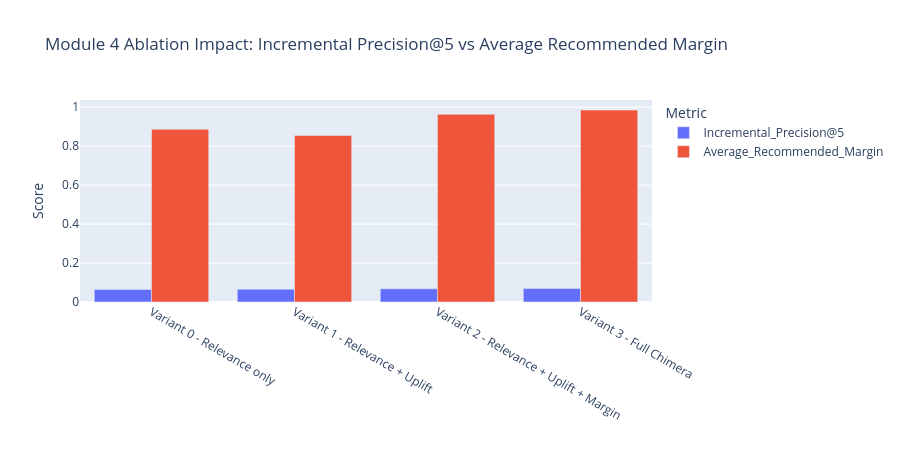
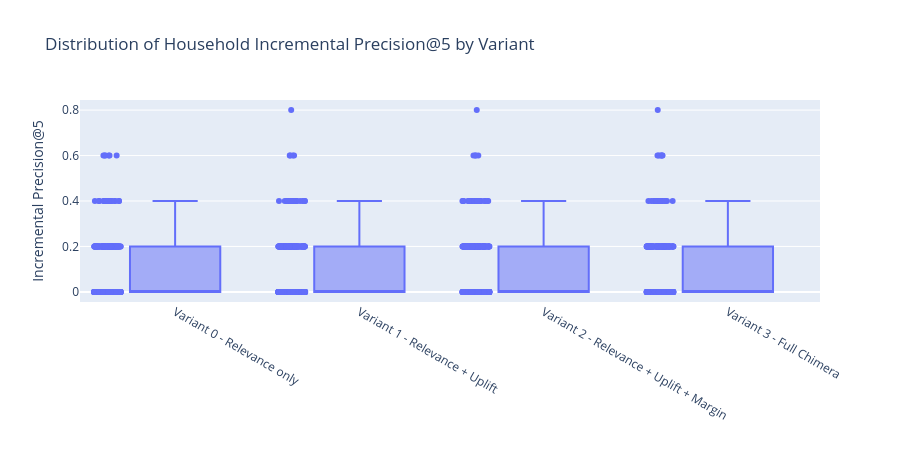
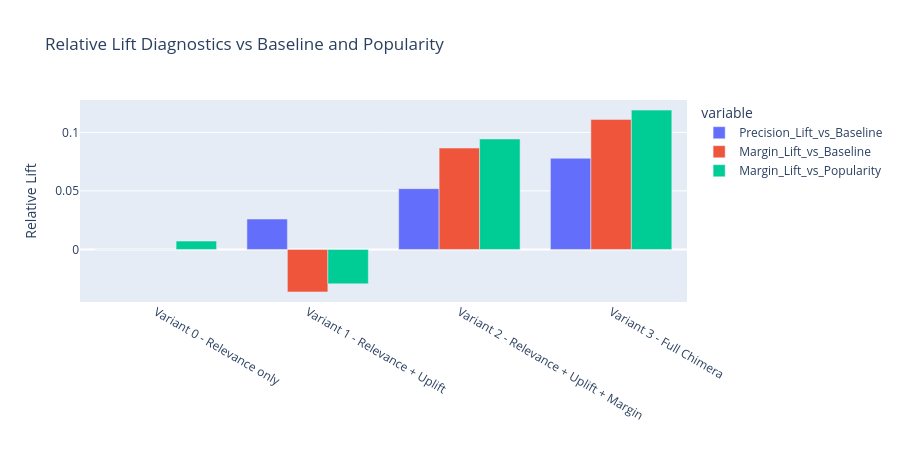
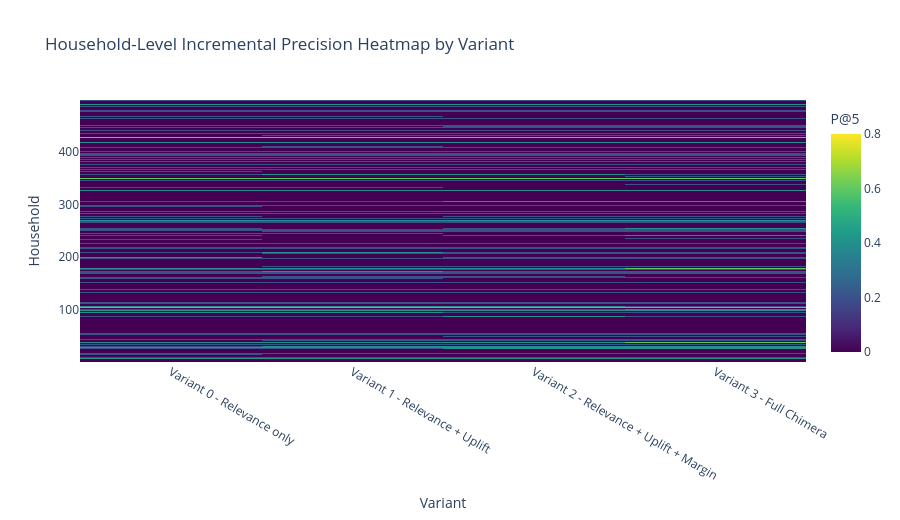

The code cell stored with these charts, in order, in its notebook:
### Code cell
FIGURES.mkdir(parents=True, exist_ok=True)

summary_long = ablation_summary.melt(
    id_vars='Variant',
    value_vars=['Incremental_Precision@5', 'Average_Recommended_Margin'],
    var_name='Metric',
    value_name='Value',
)

fig_ablation = px.bar(
    summary_long,
    x='Variant',
    y='Value',
    color='Metric',
    barmode='group',
    title='Module 4 Ablation Impact: Incremental Precision@5 vs Average Recommended Margin',
)
fig_ablation.update_layout(height=460, xaxis_title='', yaxis_title='Score')
fig_ablation.show()

fig_precision_box = px.box(
    variant_user_metrics_long,
    x='Variant',
    y='incremental_precision_at_5',
    points='all',
    title='Distribution of Household Incremental Precision@5 by Variant',
)
fig_precision_box.update_layout(height=460, xaxis_title='', yaxis_title='Incremental Precision@5')
fig_precision_box.show()

fig_lift = px.bar(
    ablation_summary,
    x='Variant',
    y=['Precision_Lift_vs_Baseline', 'Margin_Lift_vs_Baseline', 'Margin_Lift_vs_Popularity'],
    barmode='group',
    title='Relative Lift Diagnostics vs Baseline and Popularity',
)
fig_lift.update_layout(height=460, xaxis_title='', yaxis_title='Relative Lift')
fig_lift.show()

heatmap_data = variant_user_metrics_long.pivot_table(
    index='household_key',
    columns='Variant',
    values='incremental_precision_at_5',
    aggfunc='mean',
).fillna(0.0)

if not heatmap_data.empty:
    fig_heatmap = go.Figure(
        data=go.Heatmap(
            z=heatmap_data.values,
            x=heatmap_data.columns,
            y=heatmap_data.index,
            colorscale='Viridis',
            colorbar=dict(title='P@5'),
        )
    )
    fig_heatmap.update_layout(
        title='Household-Level Incremental Precision Heatmap by Variant',
        xaxis_title='Variant',
        yaxis_title='Household',
        height=520,
    )
    fig_heatmap.show()

fig_ablation.write_html(FIGURES / 'ablation_lift_chart.html')
fig_precision_box.write_html(FIGURES / 'ablation_precision_distribution.html')
fig_lift.write_html(FIGURES / 'ablation_relative_lift.html')
if not heatmap_data.empty:
    fig_heatmap.write_html(FIGURES / 'ablation_household_heatmap.html')

print('saved figures:', FIGURES / 'ablation_lift_chart.html')
print('saved figures:', FIGURES / 'ablation_precision_distribution.html')
print('saved figures:', FIGURES / 'ablation_relative_lift.html')
if not heatmap_data.empty:
    print('saved figures:', FIGURES / 'ablation_household_heatmap.html')

### Figure 1 — Plotly figure (JSON) as saved in the notebook; plotly's stock layout.template omitted (floating-point values rounded to 4 significant figures)
{"data": [{"alignmentgroup": "True", "hovertemplate": "Metric=Incremental_Precision@5<br>Variant=%{x}<br>Value=%{y}<extra></extra>", "legendgroup": "Incremental_Precision@5", "marker": {"color": "#636efa", "pattern": {"shape": ""}}, "name": "Incremental_Precision@5", "offsetgroup": "Incremental_Precision@5", "orientation": "v", "showlegend": true, "textposition": "auto", "type": "bar", "x": ["Variant 0 - Relevance only", "Variant 1 - Relevance + Uplift", "Variant 2 - Relevance + Uplift + Margin", "Variant 3 - Full Chimera"], "xaxis": "x", "y": [0.0643, 0.06597, 0.06764, 0.06931], "yaxis": "y"}, {"alignmentgroup": "True", "hovertemplate": "Metric=Average_Recommended_Margin<br>Variant=%{x}<br>Value=%{y}<extra></extra>", "legendgroup": "Average_Recommended_Margin", "marker": {"color": "#EF553B", "pattern": {"shape": ""}}, "name": "Average_Recommended_Margin", "offsetgroup": "Average_Recommended_Margin", "orientation": "v", "showlegend": true, "textposition": "auto", "type": "bar", "x": ["Variant 0 - Relevance only", "Variant 1 - Relevance + Uplift", "Variant 2 - Relevance + Uplift + Margin", "Variant 3 - Full Chimera"], "xaxis": "x", "y": [0.8868, 0.8547, 0.9637, 0.9854], "yaxis": "y"}], "layout": {"barmode": "group", "height": 460, "legend": {"title": {"text": "Metric"}, "tracegroupgap": 0}, "title": {"text": "Module 4 Ablation Impact: Incremental Precision@5 vs Average Recommended Margin"}, "xaxis": {"anchor": "y", "domain": [0, 1], "title": {"text": ""}}, "yaxis": {"anchor": "x", "domain": [0, 1], "title": {"text": "Score"}}}}

### Figure 2 — Plotly figure (JSON) as saved in the notebook; plotly's stock layout.template omitted (floating-point values rounded to 4 significant figures; data arrays with more than 128 entries replaced by an {"elided": "..."} marker saying what was removed)
{"data": [{"alignmentgroup": "True", "boxpoints": "all", "hovertemplate": "Variant=%{x}<br>incremental_precision_at_5=%{y}<extra></extra>", "legendgroup": "", "marker": {"color": "#636efa"}, "name": "", "notched": false, "offsetgroup": "", "orientation": "v", "showlegend": false, "type": "box", "x": {"elided": "1916 str values"}, "x0": " ", "xaxis": "x", "y": {"elided": "1916 float values"}, "y0": " ", "yaxis": "y"}], "layout": {"boxmode": "group", "height": 460, "legend": {"tracegroupgap": 0}, "title": {"text": "Distribution of Household Incremental Precision@5 by Variant"}, "xaxis": {"anchor": "y", "domain": [0, 1], "title": {"text": ""}}, "yaxis": {"anchor": "x", "domain": [0, 1], "title": {"text": "Incremental Precision@5"}}}}

### Figure 3 — Plotly figure (JSON) as saved in the notebook; plotly's stock layout.template omitted (floating-point values rounded to 4 significant figures)
{"data": [{"alignmentgroup": "True", "hovertemplate": "variable=Precision_Lift_vs_Baseline<br>Variant=%{x}<br>value=%{y}<extra></extra>", "legendgroup": "Precision_Lift_vs_Baseline", "marker": {"color": "#636efa", "pattern": {"shape": ""}}, "name": "Precision_Lift_vs_Baseline", "offsetgroup": "Precision_Lift_vs_Baseline", "orientation": "v", "showlegend": true, "textposition": "auto", "type": "bar", "x": ["Variant 0 - Relevance only", "Variant 1 - Relevance + Uplift", "Variant 2 - Relevance + Uplift + Margin", "Variant 3 - Full Chimera"], "xaxis": "x", "y": [0.0, 0.02597, 0.05195, 0.07792], "yaxis": "y"}, {"alignmentgroup": "True", "hovertemplate": "variable=Margin_Lift_vs_Baseline<br>Variant=%{x}<br>value=%{y}<extra></extra>", "legendgroup": "Margin_Lift_vs_Baseline", "marker": {"color": "#EF553B", "pattern": {"shape": ""}}, "name": "Margin_Lift_vs_Baseline", "offsetgroup": "Margin_Lift_vs_Baseline", "orientation": "v", "showlegend": true, "textposition": "auto", "type": "bar", "x": ["Variant 0 - Relevance only", "Variant 1 - Relevance + Uplift", "Variant 2 - Relevance + Uplift + Margin", "Variant 3 - Full Chimera"], "xaxis": "x", "y": [0.0, -0.03625, 0.08663, 0.1111], "yaxis": "y"}, {"alignmentgroup": "True", "hovertemplate": "variable=Margin_Lift_vs_Popularity<br>Variant=%{x}<br>value=%{y}<extra></extra>", "legendgroup": "Margin_Lift_vs_Popularity", "marker": {"color": "#00cc96", "pattern": {"shape": ""}}, "name": "Margin_Lift_vs_Popularity", "offsetgroup": "Margin_Lift_vs_Popularity", "orientation": "v", "showlegend": true, "textposition": "auto", "type": "bar", "x": ["Variant 0 - Relevance only", "Variant 1 - Relevance + Uplift", "Variant 2 - Relevance + Uplift + Margin", "Variant 3 - Full Chimera"], "xaxis": "x", "y": [0.007135, -0.02938, 0.09438, 0.119], "yaxis": "y"}], "layout": {"barmode": "group", "height": 460, "legend": {"title": {"text": "variable"}, "tracegroupgap": 0}, "title": {"text": "Relative Lift Diagnostics vs Baseline and Popularity"}, "xaxis": {"anchor": "y", "domain": [0, 1], "title": {"text": ""}}, "yaxis": {"anchor": "x", "domain": [0, 1], "title": {"text": "Relative Lift"}}}}

### Figure 4 — Plotly figure (JSON) as saved in the notebook; plotly's stock layout.template omitted (floating-point values rounded to 4 significant figures; data arrays with more than 128 entries replaced by an {"elided": "..."} marker saying what was removed)
{"data": [{"colorbar": {"title": {"text": "P@5"}}, "colorscale": [[0, "#440154"], [0.1111, "#482878"], [0.2222, "#3e4989"], [0.3333, "#31688e"], [0.4444, "#26828e"], [0.5556, "#1f9e89"], [0.6667, "#35b779"], [0.7778, "#6ece58"], [0.8889, "#b5de2b"], [1, "#fde725"]], "type": "heatmap", "x": ["Variant 0 - Relevance only", "Variant 1 - Relevance + Uplift", "Variant 2 - Relevance + Uplift + Margin", "Variant 3 - Full Chimera"], "y": {"elided": "479 int values"}, "z": {"elided": "479x4 float values"}}], "layout": {"height": 520, "title": {"text": "Household-Level Incremental Precision Heatmap by Variant"}, "xaxis": {"title": {"text": "Variant"}}, "yaxis": {"title": {"text": "Household"}}}}
